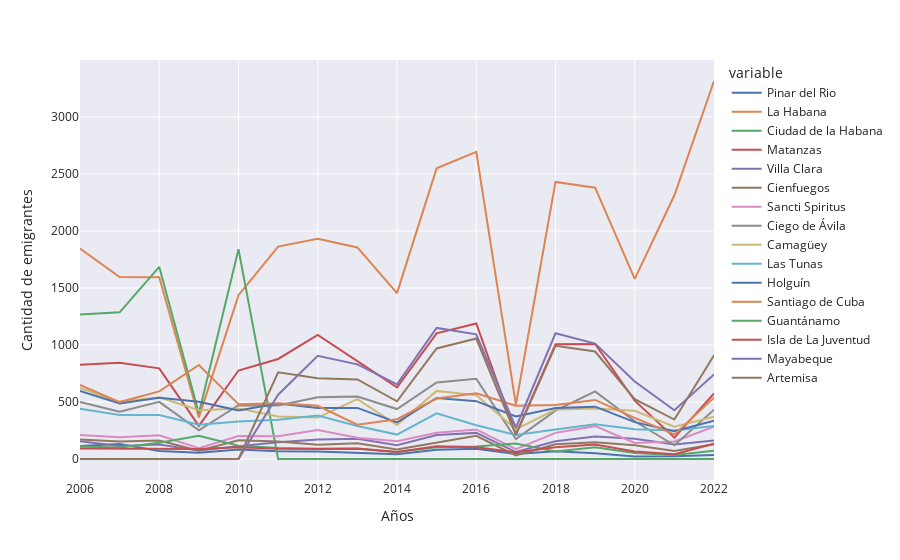

The cell this chart's notebook holds for it:
### Markdown cell above
#### ¿Cuántas personas han tomado decisiones similares o iguales a la de Juan y Mireya?

Muchas personas a lo largo de los años han emigrado hacias otras provincias, antes de la división político administrativa (DPA) del 2011 existia Ciudad de la Habana, la cual era la capital y alcanzó las mayores cantidades de migrantes en los años 2008 y 2010 con 1684,1839 respectivamente. Después de la DPA se incorporan las provincias Artemisa y Mayabeque y deja de exisitr Ciudad de la Habana. La Habana, al pasar a ser la Capital del pais pasa a ser rápidamente el objetivo de la mayor cantidad de personas, por lo que no es de extrañar que fuera la provincia lider en cifras a partir de ese momento, en el 2016 con 2692 y en 2022 con un total de 3314 personas, La Habana alcanza sus picos más altos. Otras provincias donde se alcanza cifras interesantes son Matanzas, Mayabeque y Artemisa que se mantienen con un ritmo relativamente constante de emigrantes en los diferentes años.

Provincias como Guantánamo, Pinar del Rio y La Isla de la Juventud presentan un flujo de migrantes granmences muy bajo, dos de ellas ubicadas en la zona más oriental del país (Guantánamo), y la otra en la zona más occidental       (Pinar del Rio). Se concluye que la gran mayoria de los migrantes si deciden tomar decisiones similares a Juan y Mireya con destino hacia la capital o sus alrededores (Matanzas, Mayabeque y Artemisa).
##### ¿Porqué pasará esto?
 Es algo común qué el destino de los migrantes de un pais sea la capital, esta se cuenta con la mayor cantidad de recursos, muchas más oportunidades laborales tanto en la misma capital como en el exterior. Pero no todos tienen acceso a la capital o  no quieren perder el ambiente rural y deciden optar con ubicaciones a sus fornteras, así grantizan un viaje más corto hacia la capital donde pueden abastecerse de productos básicos de primera necesidad e incluso pueden garantizarse trabajo o educación, en esta ultima solo hay carreras universitarias que solo se estudian en la Habana, un claro ejemplo es la carrera Ciencia de Datos que solo está disponible en la región occidental.

### Code cell
#llamamos a la función llenar_listas 
# con los dos primeros parametros son los filtros para llenar la lista con los datos del json
# el tercer parametro es una lista de todas las Provincias
provi = llenar_lista("ProvinciasMI","emigracion06-22",granma['Provincias'])

#separar datos de hombres que estan en los indices par
proviH = [y for x,y in enumerate(provi) if x%2 == 0 ]

#lo llevamos a matriz de numpy
proviH = np.array(proviH)

#separar datos de mujeres que están en indice impar
proviM = [y for x,y in enumerate(provi)if x%2 != 0]

#lo llevamos a matriz de numpy
proviM = np.array(proviM)

#sumamos los hombres mas las mujeres
sumaH_M = proviM + proviH

#creamos el dataFrame de Hombres y mujeres de la emigración interna desde el 2006-2022
#se le asigna a los indices las provincias y a las columnas los años del 2006-2022
df = pd.DataFrame(sumaH_M,index=granma["Provincias"],columns=[x for x in granma["años"]if x>=2006])

#le hacemos la transpuesta
df = df.T

#creamos un gráfico de lineas con plotly
fig = px.line(df,x = df.index,y = df.columns,template = 'seaborn')
#cambiamos el nombre de los ejes de coordenadas
fig.update_yaxes(title_text = 'Cantidad de emigrantes')
fig.update_xaxes(title_text = 'Años')

### Figure 1 — Plotly figure (JSON) as saved in the notebook; plotly's stock layout.template omitted (floating-point values rounded to 4 significant figures)
{"data": [{"hovertemplate": "variable=Pinar del Rio<br>index=%{x}<br>value=%{y}<extra></extra>", "legendgroup": "Pinar del Rio", "line": {"color": "rgb(76,114,176)", "dash": "solid"}, "marker": {"symbol": "circle"}, "mode": "lines", "name": "Pinar del Rio", "orientation": "v", "showlegend": true, "type": "scatter", "x": [2006, 2007, 2008, 2009, 2010, 2011, 2012, 2013, 2014, 2015, 2016, 2017, 2018, 2019, 2020, 2021, 2022], "xaxis": "x", "y": [114, 132, 70, 55, 84, 67, 66, 54, 41, 82, 90, 44, 67, 51, 23, 24, 35], "yaxis": "y"}, {"hovertemplate": "variable=La Habana<br>index=%{x}<br>value=%{y}<extra></extra>", "legendgroup": "La Habana", "line": {"color": "rgb(221,132,82)", "dash": "solid"}, "marker": {"symbol": "circle"}, "mode": "lines", "name": "La Habana", "orientation": "v", "showlegend": true, "type": "scatter", "x": [2006, 2007, 2008, 2009, 2010, 2011, 2012, 2013, 2014, 2015, 2016, 2017, 2018, 2019, 2020, 2021, 2022], "xaxis": "x", "y": [1846, 1595, 1594, 365, 1436, 1862, 1931, 1855, 1454, 2549, 2692, 477, 2429, 2379, 1579, 2312, 3314], "yaxis": "y"}, {"hovertemplate": "variable=Ciudad de la Habana<br>index=%{x}<br>value=%{y}<extra></extra>", "legendgroup": "Ciudad de la Habana", "line": {"color": "rgb(85,168,104)", "dash": "solid"}, "marker": {"symbol": "circle"}, "mode": "lines", "name": "Ciudad de la Habana", "orientation": "v", "showlegend": true, "type": "scatter", "x": [2006, 2007, 2008, 2009, 2010, 2011, 2012, 2013, 2014, 2015, 2016, 2017, 2018, 2019, 2020, 2021, 2022], "xaxis": "x", "y": [1266, 1286, 1684, 399, 1839, 0, 0, 0, 0, 0, 0, 0, 0, 0, 0, 0, 0], "yaxis": "y"}, {"hovertemplate": "variable=Matanzas<br>index=%{x}<br>value=%{y}<extra></extra>", "legendgroup": "Matanzas", "line": {"color": "rgb(196,78,82)", "dash": "solid"}, "marker": {"symbol": "circle"}, "mode": "lines", "name": "Matanzas", "orientation": "v", "showlegend": true, "type": "scatter", "x": [2006, 2007, 2008, 2009, 2010, 2011, 2012, 2013, 2014, 2015, 2016, 2017, 2018, 2019, 2020, 2021, 2022], "xaxis": "x", "y": [827, 844, 795, 290, 776, 877, 1088, 856, 628, 1102, 1188, 217, 1007, 1008, 511, 187, 574], "yaxis": "y"}, {"hovertemplate": "variable=Villa Clara<br>index=%{x}<br>value=%{y}<extra></extra>", "legendgroup": "Villa Clara", "line": {"color": "rgb(129,114,179)", "dash": "solid"}, "marker": {"symbol": "circle"}, "mode": "lines", "name": "Villa Clara", "orientation": "v", "showlegend": true, "type": "scatter", "x": [2006, 2007, 2008, 2009, 2010, 2011, 2012, 2013, 2014, 2015, 2016, 2017, 2018, 2019, 2020, 2021, 2022], "xaxis": "x", "y": [156, 114, 127, 75, 111, 146, 171, 177, 120, 211, 229, 61, 155, 198, 177, 128, 163], "yaxis": "y"}, {"hovertemplate": "variable=Cienfuegos<br>index=%{x}<br>value=%{y}<extra></extra>", "legendgroup": "Cienfuegos", "line": {"color": "rgb(147,120,96)", "dash": "solid"}, "marker": {"symbol": "circle"}, "mode": "lines", "name": "Cienfuegos", "orientation": "v", "showlegend": true, "type": "scatter", "x": [2006, 2007, 2008, 2009, 2010, 2011, 2012, 2013, 2014, 2015, 2016, 2017, 2018, 2019, 2020, 2021, 2022], "xaxis": "x", "y": [171, 154, 163, 72, 164, 153, 124, 139, 84, 142, 204, 31, 130, 146, 120, 71, 130], "yaxis": "y"}, {"hovertemplate": "variable=Sancti Spiritus<br>index=%{x}<br>value=%{y}<extra></extra>", "legendgroup": "Sancti Spiritus", "line": {"color": "rgb(218,139,195)", "dash": "solid"}, "marker": {"symbol": "circle"}, "mode": "lines", "name": "Sancti Spiritus", "orientation": "v", "showlegend": true, "type": "scatter", "x": [2006, 2007, 2008, 2009, 2010, 2011, 2012, 2013, 2014, 2015, 2016, 2017, 2018, 2019, 2020, 2021, 2022], "xaxis": "x", "y": [210, 190, 208, 94, 202, 200, 255, 186, 156, 230, 259, 87, 229, 288, 140, 153, 283], "yaxis": "y"}, {"hovertemplate": "variable=Ciego de Ávila<br>index=%{x}<br>value=%{y}<extra></extra>", "legendgroup": "Ciego de Ávila", "line": {"color": "rgb(140,140,140)", "dash": "solid"}, "marker": {"symbol": "circle"}, "mode": "lines", "name": "Ciego de Ávila", "orientation": "v", "showlegend": true, "type": "scatter", "x": [2006, 2007, 2008, 2009, 2010, 2011, 2012, 2013, 2014, 2015, 2016, 2017, 2018, 2019, 2020, 2021, 2022], "xaxis": "x", "y": [500, 415, 501, 251, 471, 469, 542, 547, 438, 671, 704, 174, 424, 593, 331, 120, 432], "yaxis": "y"}, {"hovertemplate": "variable=Camagüey<br>index=%{x}<br>value=%{y}<extra></extra>", "legendgroup": "Camagüey", "line": {"color": "rgb(204,185,116)", "dash": "solid"}, "marker": {"symbol": "circle"}, "mode": "lines", "name": "Camagüey", "orientation": "v", "showlegend": true, "type": "scatter", "x": [2006, 2007, 2008, 2009, 2010, 2011, 2012, 2013, 2014, 2015, 2016, 2017, 2018, 2019, 2020, 2021, 2022], "xaxis": "x", "y": [623, 501, 541, 428, 443, 372, 363, 525, 298, 597, 559, 260, 434, 443, 423, 284, 371], "yaxis": "y"}, {"hovertemplate": "variable=Las Tunas<br>index=%{x}<br>value=%{y}<extra></extra>", "legendgroup": "Las Tunas", "line": {"color": "rgb(100,181,205)", "dash": "solid"}, "marker": {"symbol": "circle"}, "mode": "lines", "name": "Las Tunas", "orientation": "v", "showlegend": true, "type": "scatter", "x": [2006, 2007, 2008, 2009, 2010, 2011, 2012, 2013, 2014, 2015, 2016, 2017, 2018, 2019, 2020, 2021, 2022], "xaxis": "x", "y": [441, 385, 386, 301, 328, 345, 381, 289, 214, 400, 296, 211, 259, 305, 260, 250, 290], "yaxis": "y"}, {"hovertemplate": "variable=Holguín<br>index=%{x}<br>value=%{y}<extra></extra>", "legendgroup": "Holguín", "line": {"color": "rgb(76,114,176)", "dash": "solid"}, "marker": {"symbol": "circle"}, "mode": "lines", "name": "Holguín", "orientation": "v", "showlegend": true, "type": "scatter", "x": [2006, 2007, 2008, 2009, 2010, 2011, 2012, 2013, 2014, 2015, 2016, 2017, 2018, 2019, 2020, 2021, 2022], "xaxis": "x", "y": [597, 486, 537, 501, 425, 487, 448, 448, 321, 535, 507, 373, 447, 459, 323, 244, 335], "yaxis": "y"}, {"hovertemplate": "variable=Santiago de Cuba<br>index=%{x}<br>value=%{y}<extra></extra>", "legendgroup": "Santiago de Cuba", "line": {"color": "rgb(221,132,82)", "dash": "solid"}, "marker": {"symbol": "circle"}, "mode": "lines", "name": "Santiago de Cuba", "orientation": "v", "showlegend": true, "type": "scatter", "x": [2006, 2007, 2008, 2009, 2010, 2011, 2012, 2013, 2014, 2015, 2016, 2017, 2018, 2019, 2020, 2021, 2022], "xaxis": "x", "y": [650, 499, 593, 824, 481, 488, 467, 301, 349, 530, 577, 467, 473, 518, 360, 216, 537], "yaxis": "y"}, {"hovertemplate": "variable=Guantánamo<br>index=%{x}<br>value=%{y}<extra></extra>", "legendgroup": "Guantánamo", "line": {"color": "rgb(85,168,104)", "dash": "solid"}, "marker": {"symbol": "circle"}, "mode": "lines", "name": "Guantánamo", "orientation": "v", "showlegend": true, "type": "scatter", "x": [2006, 2007, 2008, 2009, 2010, 2011, 2012, 2013, 2014, 2015, 2016, 2017, 2018, 2019, 2020, 2021, 2022], "xaxis": "x", "y": [110, 100, 142, 204, 116, 96, 87, 89, 62, 104, 109, 136, 66, 103, 53, 35, 72], "yaxis": "y"}, {"hovertemplate": "variable=Isla de La Juventud<br>index=%{x}<br>value=%{y}<extra></extra>", "legendgroup": "Isla de La Juventud", "line": {"color": "rgb(196,78,82)", "dash": "solid"}, "marker": {"symbol": "circle"}, "mode": "lines", "name": "Isla de La Juventud", "orientation": "v", "showlegend": true, "type": "scatter", "x": [2006, 2007, 2008, 2009, 2010, 2011, 2012, 2013, 2014, 2015, 2016, 2017, 2018, 2019, 2020, 2021, 2022], "xaxis": "x", "y": [92, 92, 86, 87, 103, 89, 90, 91, 61, 112, 103, 60, 103, 128, 65, 41, 134], "yaxis": "y"}, {"hovertemplate": "variable=Mayabeque<br>index=%{x}<br>value=%{y}<extra></extra>", "legendgroup": "Mayabeque", "line": {"color": "rgb(129,114,179)", "dash": "solid"}, "marker": {"symbol": "circle"}, "mode": "lines", "name": "Mayabeque", "orientation": "v", "showlegend": true, "type": "scatter", "x": [2006, 2007, 2008, 2009, 2010, 2011, 2012, 2013, 2014, 2015, 2016, 2017, 2018, 2019, 2020, 2021, 2022], "xaxis": "x", "y": [0, 0, 0, 0, 0, 564, 905, 830, 655, 1149, 1093, 274, 1102, 1012, 680, 427, 742], "yaxis": "y"}, {"hovertemplate": "variable=Artemisa<br>index=%{x}<br>value=%{y}<extra></extra>", "legendgroup": "Artemisa", "line": {"color": "rgb(147,120,96)", "dash": "solid"}, "marker": {"symbol": "circle"}, "mode": "lines", "name": "Artemisa", "orientation": "v", "showlegend": true, "type": "scatter", "x": [2006, 2007, 2008, 2009, 2010, 2011, 2012, 2013, 2014, 2015, 2016, 2017, 2018, 2019, 2020, 2021, 2022], "xaxis": "x", "y": [0, 0, 0, 0, 0, 760, 707, 698, 506, 969, 1056, 212, 992, 942, 524, 346, 909], "yaxis": "y"}], "layout": {"legend": {"title": {"text": "variable"}, "tracegroupgap": 0}, "margin": {"t": 60}, "xaxis": {"anchor": "y", "domain": [0, 1], "title": {"text": "Años"}}, "yaxis": {"anchor": "x", "domain": [0, 1], "title": {"text": "Cantidad de emigrantes"}}}}
